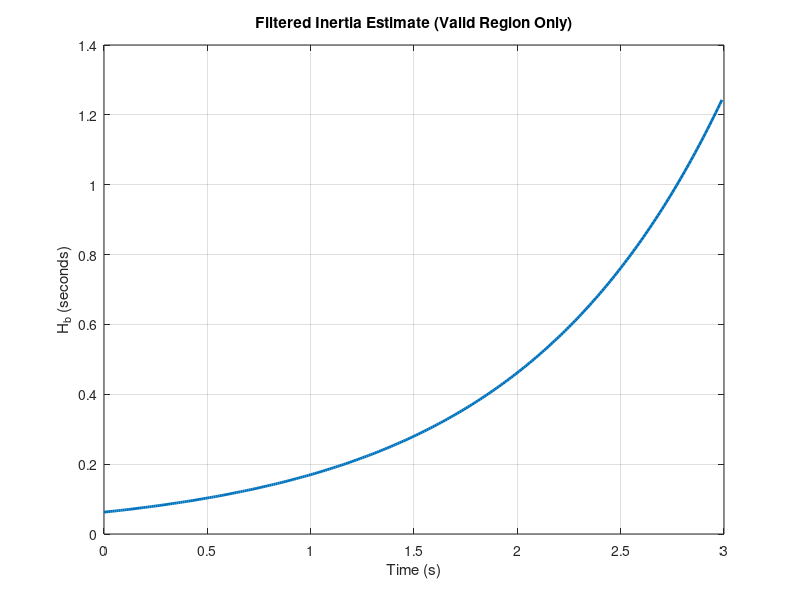

The MATLAB script that drew this image:
%% Time and Frequency Data
t = 0:0.01:10;                
f0 = 50;                    
fb = f0 - 0.2*exp(-t);      

%% RoCoF
dfdt = gradient(fb)./gradient(t);

%% Inertia Estimation
Sbase = 100;       
DeltaP = 0.05;     
Hb = (f0 * DeltaP) ./ (2 * Sbase * dfdt);

%% Filter Out Regions Where df/dt is Too Small
valid = abs(dfdt) > 0.01;      % keep only where RoCoF is meaningful

Hb_valid = Hb(valid);
t_valid = t(valid);

%% Plot Filtered Inertia
figure;
plot(t_valid, Hb_valid, 'LineWidth', 2);
title('Filtered Inertia Estimate (Valid Region Only)');
xlabel('Time (s)');
ylabel('H_b (seconds)');
grid on;
